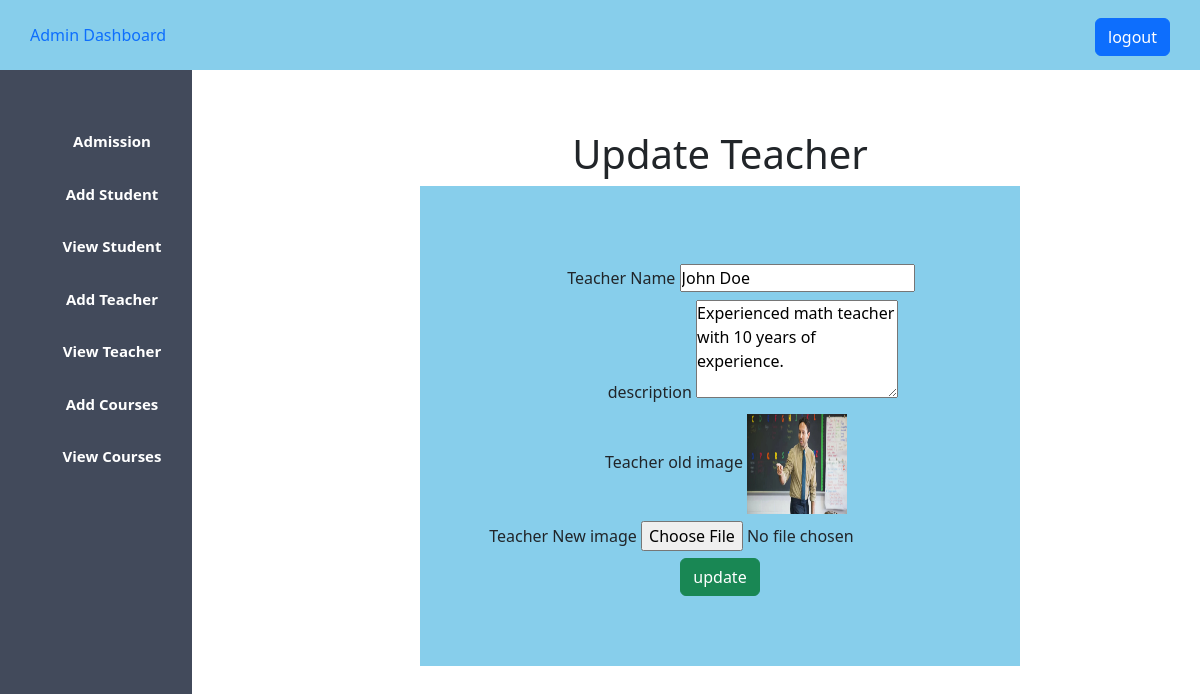
The page /update_teacher.php?teacher_id=1 (signed in) on the database its author committed.
### tables this page shows
CREATE TABLE IF NOT EXISTS teacher (
    id INT AUTO_INCREMENT PRIMARY KEY,
    name VARCHAR(255),
    description TEXT,
    image VARCHAR(255),
    user_id INT,
    created_at TIMESTAMP DEFAULT CURRENT_TIMESTAMP,
    updated_at TIMESTAMP DEFAULT CURRENT_TIMESTAMP ON UPDATE CURRENT_TIMESTAMP,
    deleted_at TIMESTAMP NULL DEFAULT NULL,
    FOREIGN KEY (user_id) REFERENCES user(id)
);

### update_teacher.php (the view, shortened to what this page needs)
<?php
$host="localhost";
$user="root";
$password="Rkaviya@123";
$db="schoolproject";
$data=new mysqli($host,$user,$password,$db);
if (isset($_GET['teacher_id']))
    {
    $id = $_GET['teacher_id'];
$sql="SELECT * FROM teacher WHERE id='$id' ";
$result=mysqli_query($data,$sql);
$info=$result->fetch_assoc();
}
?>
<!DOCTYPE html>
<html>
    <head>
        <?php
        include 'admin_css.php';
        ?>
    </head>
    <body>
    <?php
        include 'admin_sidebar.php';
    ?>
        <div class="content">
        <center>
            <h1>Update Teacher</h1>
            <div class="div_deg">
            <form action="<?php echo $_SERVER['PHP_SELF'] . '?teacher_id=' . $_GET['teacher_id']; ?>" method="POST" enctype="multipart/form-data">
                    <div>
                        <label>Teacher Name</label>
                        <input type="text" name="name" value="<?php echo "{$info['name']}"; ?> ">
                    </div>
                    <div>
                        <label>description</label>
                        <textarea name="description" rows="4"><?php echo "{$info['description']}"; ?> </textarea>
                    </div>
                    <div>
                        <label>Teacher old image</label>
                        <img height="100px" width="100px" src="<?php echo "{$info['image']}"; ?> ">
                    </div>
                    <div>
                    <label>Teacher New image</label>
                        <input type="file" name="image" >
                    </div>
                    <div>
                        <input class="btn btn-success" type="submit" name="update_teacher" value="update">
                    </div>
                </form>
            </div>
            </center>
        </div>
    </body>
</html>

### admin.css (style rules this page uses)
* { margin: 0px; padding: 0px; }
.content { margin-left: 20%; margin-top: 5%; }

### update_teacher.php (style rules this page uses)
label { display: inline-block; width: 150px; padding-top: 10px; padding-bottom: 10px; text-align: right; }
.div_deg { background-color: skyblue; width: 600px; padding-top: 70px; padding-bottom: 70px; }

### rows shown on the page
teacher: name "John Doe", description "Experienced math teacher with 10 years of experience.", image (picture)
